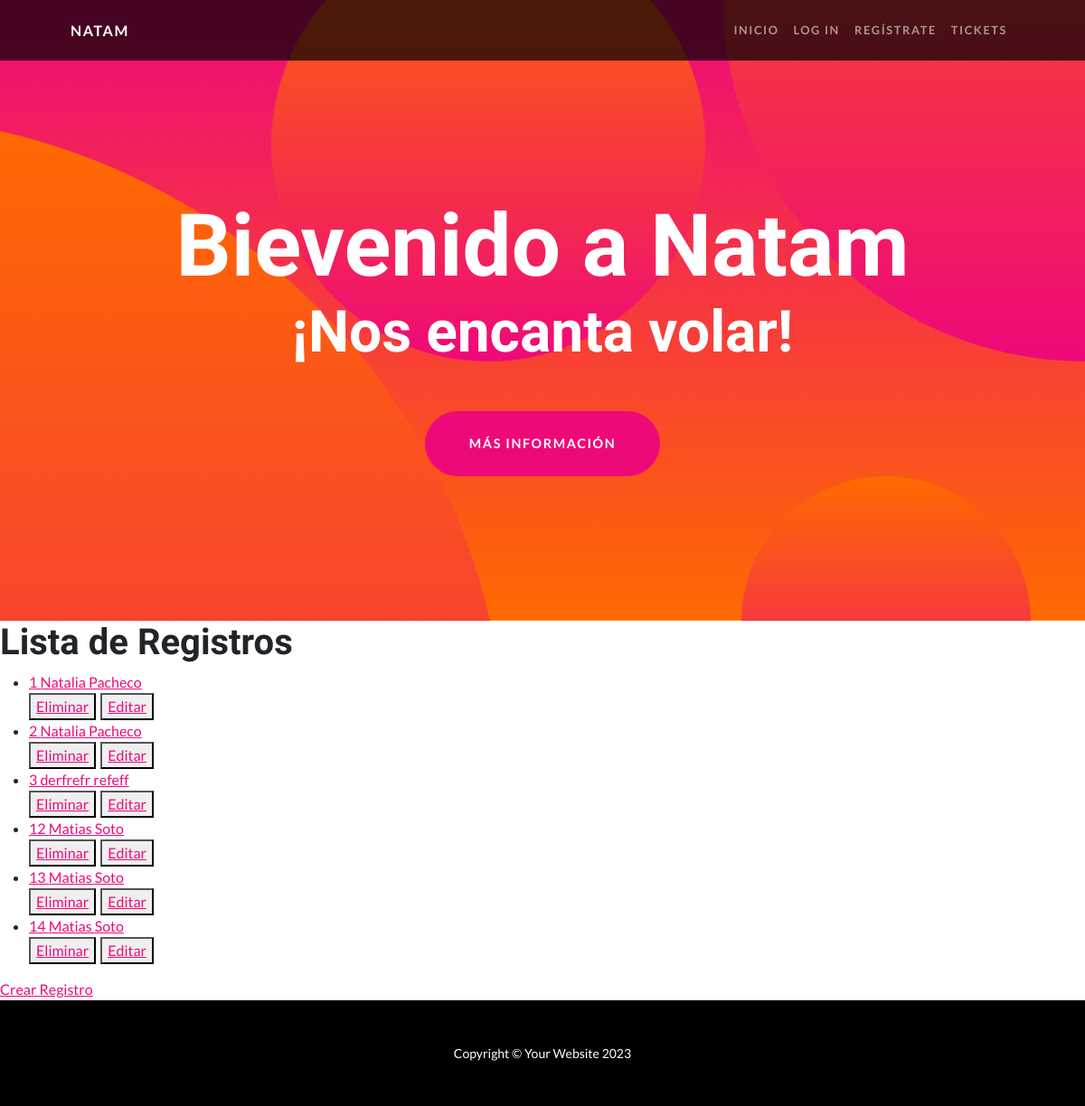
Page /app-natam/lista-register/ on the earlier database version.
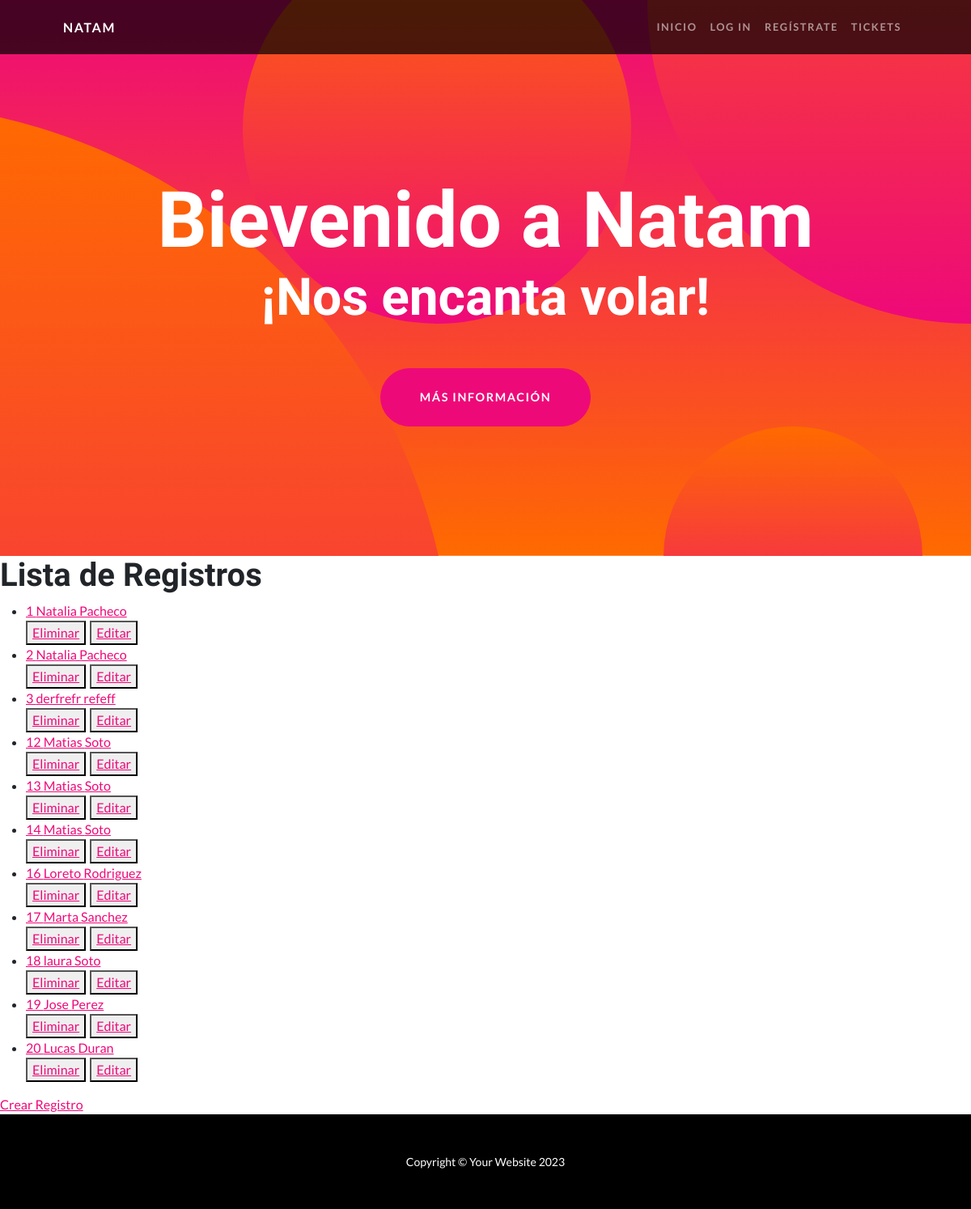
Same page on the later database version.
### app_natam/models.py (models this page shows)
class register (models.Model):
    name = models.CharField (max_length= 50)
    lastName = models.CharField (max_length= 50)
    rut =models.CharField (max_length= 15)
    email = models.EmailField (max_length= 50)
    phone = models.CharField (max_length= 50)
    birth_day = models.DateField( null= True )

### app_natam/views.py (the view)
# urls.py: path('lista-register/',Registerlist.as_view(),name="listarRegister"),
class Registerlist(ListView):
     model = register
     template_name = 'register_list.html'
     context_object_name ='registers'

### app_natam/templates/register_list.html
{% extends 'padre.html' %}
{% block contenidoquecambia %}
    <h1> Lista de Registros </h1>
    <ul>
    {% for register  in  registers %}
        <li>
            <a href = " {% url 'detalleRegister' register.id %}">
            {{register.id}}    {{register.name}} {{register.lastName}}
        </a>
        </li>
        <div style="display:flex ;column-gap: 5px;">
            <button>
                <a href="{% url 'eliminarRegister' register.id %}">Eliminar</a>
            </button>
            <button>
                <a href="{% url 'actualizarRegiter' register.id %}">Editar</a>
            </button>
        </div>
    {% endfor %}
    </ul>
    <a href="{%url 'crearRegister'%}"> Crear Registro</a>
{% endblock contenidoquecambia %}

### app_natam/templates/padre.html (shortened to what this page needs)
<!DOCTYPE html>
<html lang="en">
    <head>
        {% load static %}
        <link href="{% static 'css/styles.css' %}" rel="stylesheet" />
    </head>
    <body id="page-top">
            {% include 'navbar.html' %}
        <header class="masthead text-center text-white">
            <div class="masthead-content">
                <div class="container px-5">
                    <h1 class="masthead-heading mb-0">Bievenido a Natam </h1>
                    <h2 class="masthead-subheading mb-0">¡Nos encanta volar!</h2>
                    <a class="btn btn-primary btn-xl rounded-pill mt-5" href="#scroll">Más Información </a>
                </div>
            </div>
            <div class="bg-circle-1 bg-circle"></div>
            <div class="bg-circle-2 bg-circle"></div>
            <div class="bg-circle-3 bg-circle"></div>
            <div class="bg-circle-4 bg-circle"></div>
        </header>
        {% block contenidoquecambia %}
        {% endblock contenidoquecambia %}
        <footer class="py-5 bg-black">
            <div class="container px-5"><p class="m-0 text-center text-white small">Copyright &copy; Your Website 2023</p></div>
        </footer>
    </body>
</html>

### app_natam/templates/navbar.html (shortened to what this page needs)
<nav class="navbar navbar-expand-lg navbar-dark navbar-custom fixed-top">
    <div class="container px-5">
        <a class="navbar-brand" href="#page-top">Natam</a>
        <div class="collapse navbar-collapse" id="navbarResponsive">
            <ul class="navbar-nav ms-auto">
                <li class="nav-item"><a class="nav-link" href="{% url 'inicio' %}">Inicio</a></li>
                <li class="nav-item"><a class="nav-link" href="{% url 'loginFormulario' %}">Log In</a></li>
                <li class="nav-item"><a class="nav-link" href="{% url 'registerFormulario' %}">Regístrate</a></li>
                <li class="nav-item"><a class="nav-link" href="{% url 'ticketFormulario' %}">Tickets</a></li>
            </ul>
        </div>
    </div>
</nav>

Differences in the rows shown:
added register: id "16", name "Loreto", lastName "Rodriguez"
added register: id "17", name "Marta", lastName "Sanchez"
added register: id "18", name "laura", lastName "Soto"
added register: id "19", name "Jose", lastName "Perez"
added register: id "20", name "Lucas", lastName "Duran"
